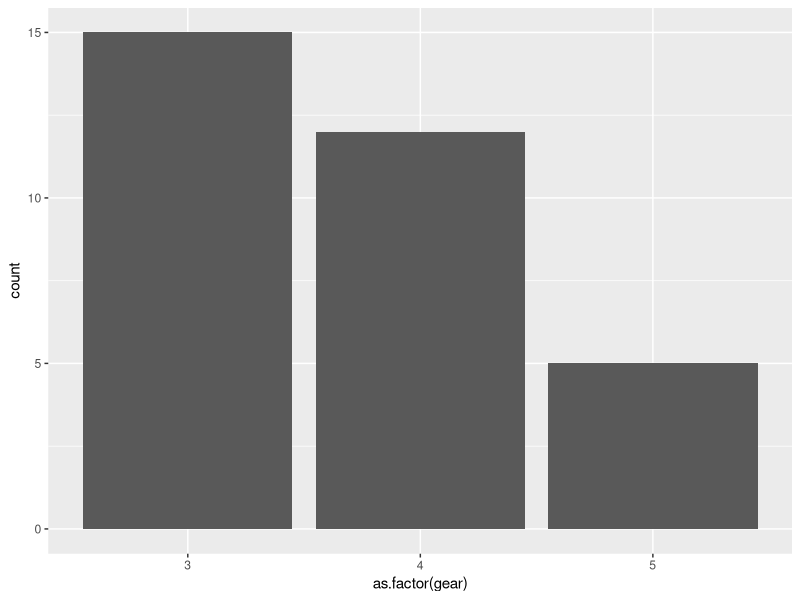
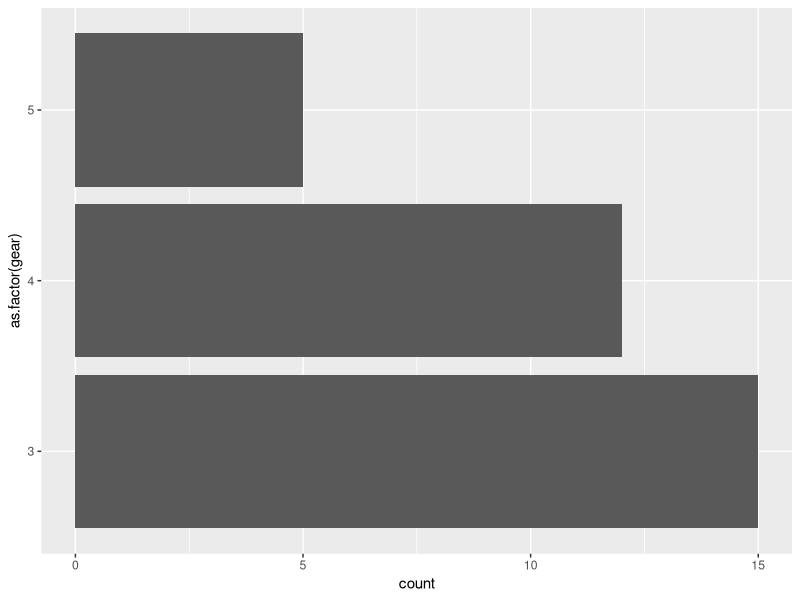
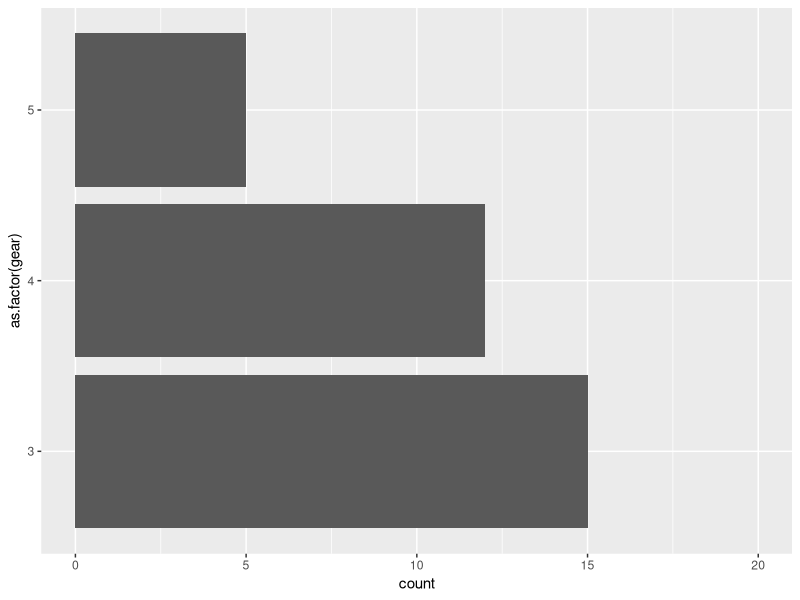
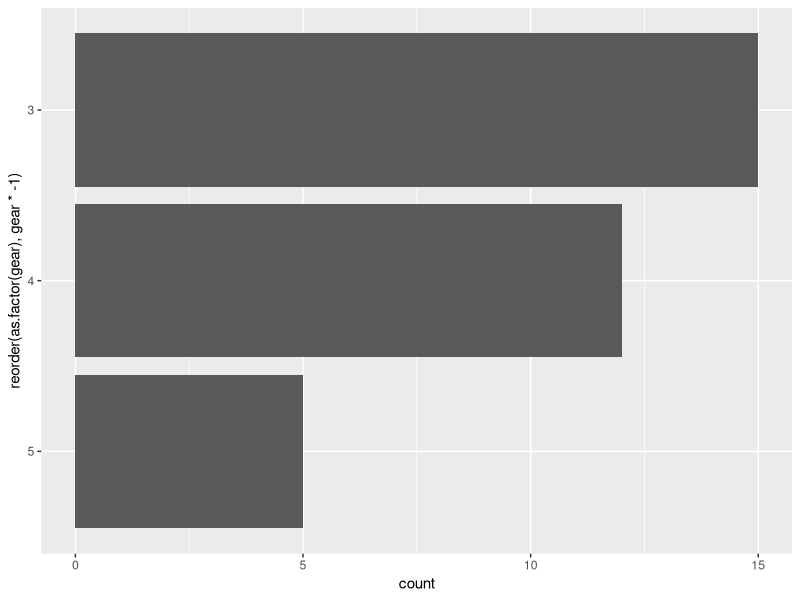
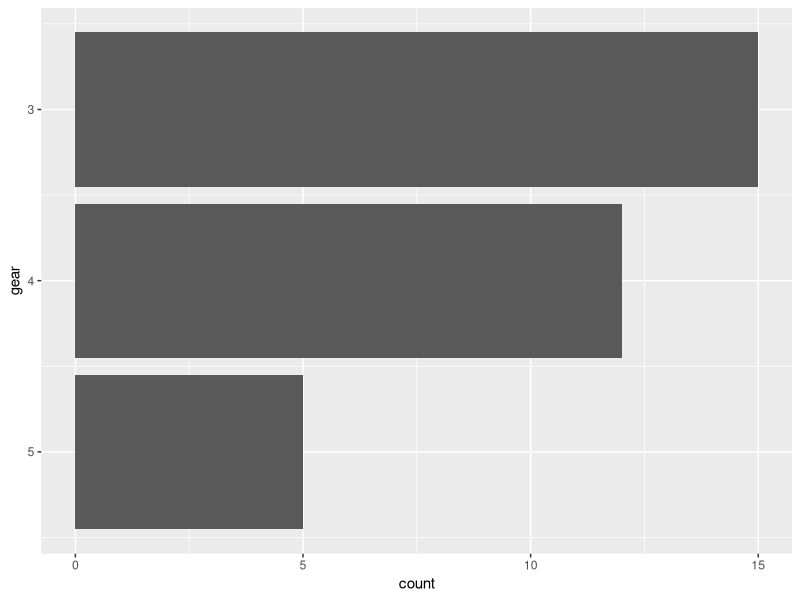

Reproduce these figures in R, in order.
## ---- chunk 1
library(ggplot2)
ggplot(mtcars, aes(x = as.factor(gear))) +
  geom_bar()
## ---- chunk 2
ggplot(mtcars, aes(x = as.factor(gear))) +
  geom_bar() +
  coord_flip()
## ---- chunk 3
ggplot(mtcars, aes(x = as.factor(gear))) +
  geom_bar() +
  coord_flip() +
  ylim(c(0,20))
## ---- chunk 4
ggplot(mtcars, aes(x = reorder(as.factor(gear), gear * -1))) +
  geom_bar() +
  coord_flip()
## ---- chunk 5
ggplot(mtcars, aes(x = gear)) +
  geom_bar() +
  coord_flip() +
  scale_x_reverse()
